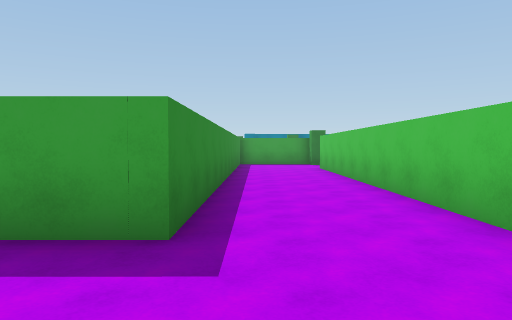
View 1 (above)

17 first-person views from a walk through a Unity game level. The camera is 1.4 m above the floor, tilts 2° down and sees 70° across. The floor is counted in squares, 2 m on a side. Each view is taken from the middle of a square. On the plan, view 1 faces up. The plan holds only what a view shows up to about 11 squares ahead; the rest is blank. The place goes on beyond the plan. The player character is not drawn. Some animated figures are not drawn.

View 2
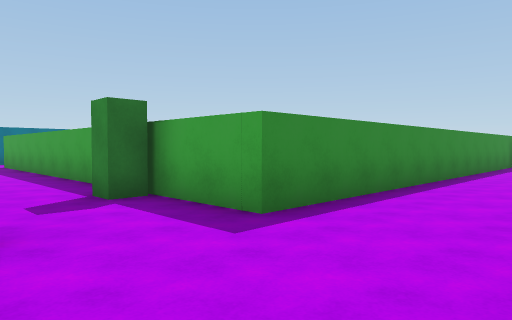

View 3
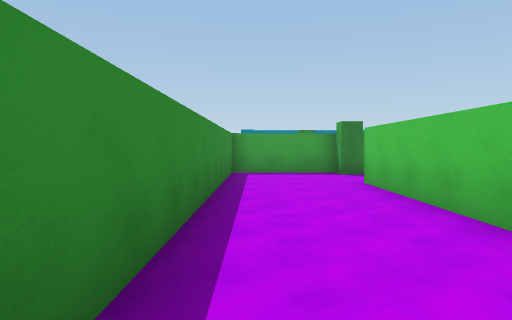

View 4
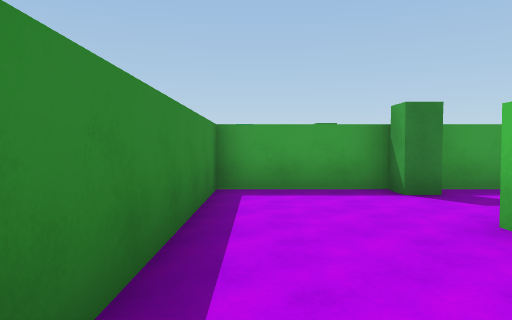

View 5
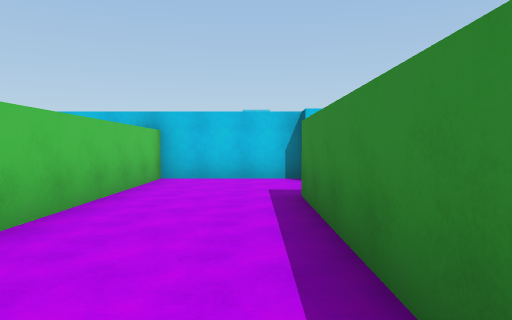

View 6
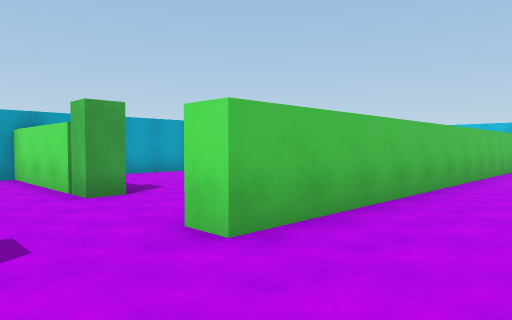

View 7
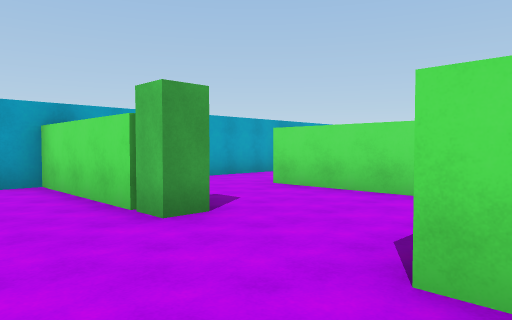

View 8
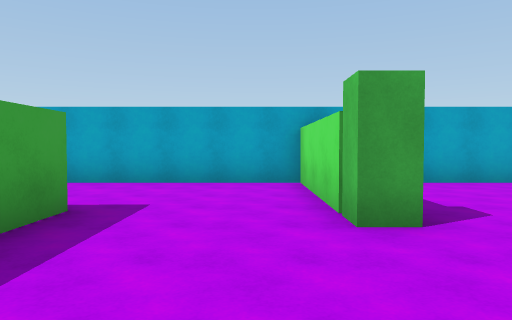

View 9
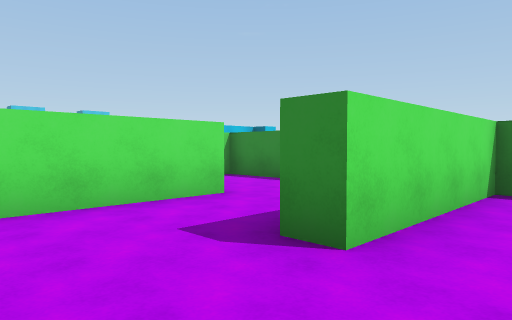

View 10
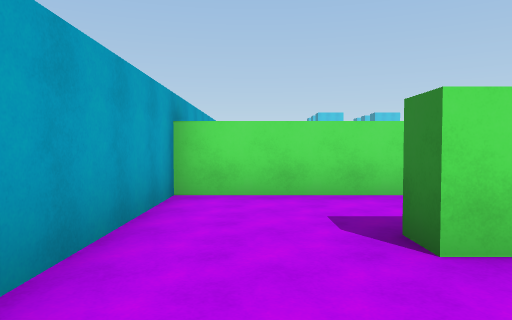

View 11
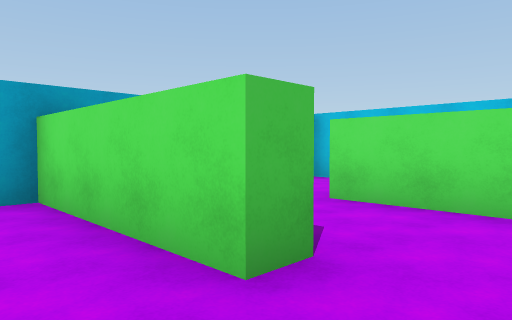

View 12
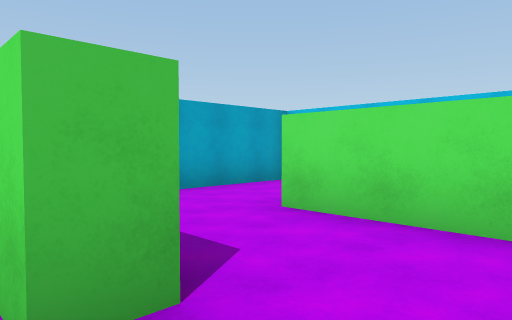

View 13
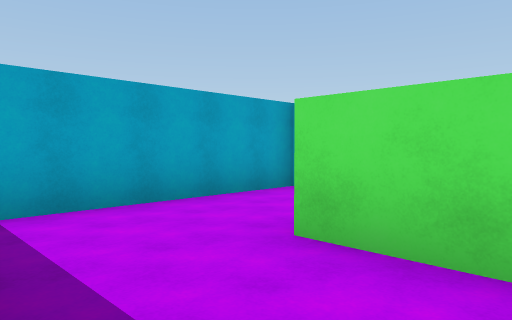

View 14
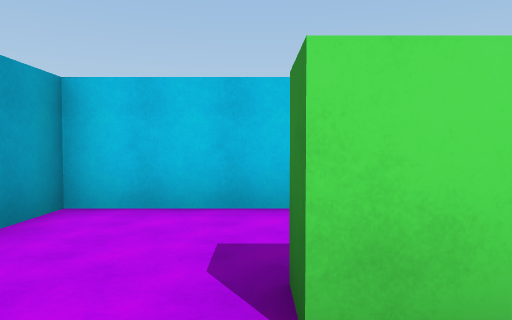

View 15
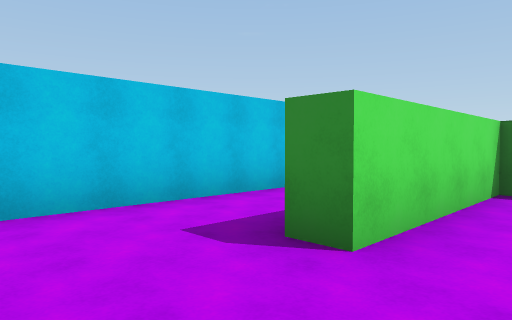

View 16
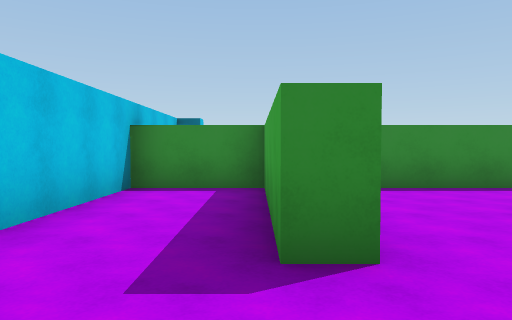

View 17
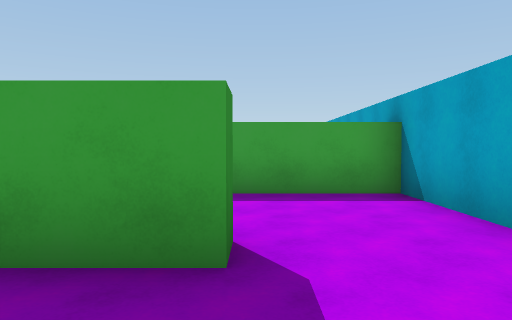

### Floor plan
Ten units are one square. View 1 is at (0, 0); x grows to the right and y downward. Boxes are objects, and circles mark ways between rooms. Rooms are numbered by the first view taken in them; rooms with no view inside come last. Other rooms are left out.
<svg viewBox="-25 -156 122 163">
<path fill="none" stroke="#000" d="M-11 2 21 2 21 -121 28 -121M28 -143 21 -143 21 -151 -7 -151 -7 -27M52 -115 52 -121M66 -57 92 -57 92 -115 66 -115M26 -87 68 -87 68 -81M54 -57 66 -57M68 -81 55 -81M27 -65 27 -55M54 -50 54 -57M27 -55 27 -27 56 -27M56 -27 68 -27 68 -21 31 -21M27 -22 27 2 92 2 92 -44M61 -151 29 -151M52 -121 65 -121"/>
<circle cx="30" cy="-135" r="3" fill="#2a7"/>
<circle cx="60" cy="-65" r="3" fill="#2a7"/>
<circle cx="45" cy="-120" r="3" fill="#2a7"/>
<circle cx="45" cy="-50" r="3" fill="#2a7"/>
<circle cx="60" cy="-35" r="3" fill="#2a7"/>
<text x="10" y="-70">1</text>
<text x="70" y="-90">2</text>
<text x="50" y="-70">3</text>
<text x="40" y="-40">4</text>
<text x="70" y="-20">5</text>
<text x="50" y="-140">6</text>
</svg>
Room 1 opens to room 6. Room 2 opens to room 3. Room 2 opens to room 6. Room 3 opens to room 4. Room 4 opens to room 5.

Where each view was taken, in squares from view 1:
view 1: 0 up, 0 right, facing up
view 2: 0 up, 2 right, facing up-left
view 3: 5 up, 0 right, facing up
view 4: 9 up, 0 right, facing up
view 5: 8 up, 0 right, facing down
view 6: 14 up, 0 right, facing down-right
view 7: 14 up, 2 right, facing down-right
view 8: 13 up, 2 right, facing right
view 9: 10 up, 9 right, facing down-left
view 10: 11 up, 8 right, facing down
view 11: 7 up, 4 right, facing down-right
view 12: 6 up, 4 right, facing down-right
view 13: 5 up, 5 right, facing down-right
view 14: 4 up, 7 right, facing down
view 15: 4 up, 9 right, facing down-left
view 16: 2 up, 9 right, facing left
view 17: 6 up, 7 right, facing up
